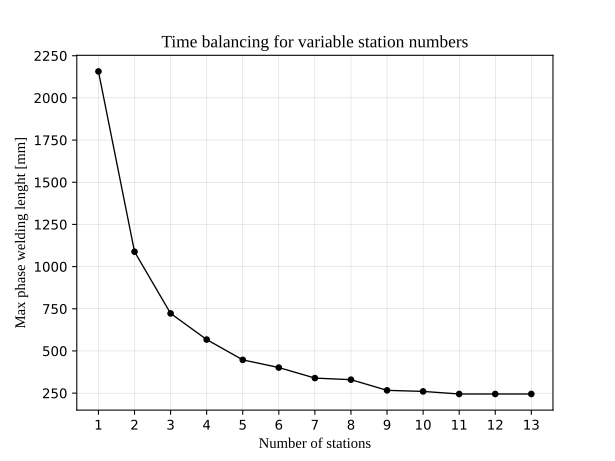

This chart was generated by the following Python code:
import os
import csv
import matplotlib.pyplot as plt


MFCS_RGB = [(153, 153, 153), (0, 101, 189), (0, 0, 0), (159, 186, 54)]


def set_cols():
    for i, sett in enumerate(MFCS_RGB):
        temp_list = []
        for elem in sett:
            temp_list.append(elem / 255)
        MFCS_RGB[i] = (temp_list[0], temp_list[1], temp_list[2])
    return MFCS_RGB


def plot_variable_num_stations(result_dict, res_dir):
    plt.figure()
    num_stations_vals = [float(x) for x in list(result_dict.keys())]
    max_phase_vals = [float(y) for y in list(result_dict.values())]
    plt.plot(
        num_stations_vals,
        max_phase_vals,
        ".-",
        color=MFCS_RGB[2],
        markersize=8,
        linewidth=1,
    )
    plt.xticks(num_stations_vals)
    plt.xlabel("Number of stations", fontname="Liberation Serif", fontsize=11)
    plt.ylabel(
        "Max phase welding lenght [mm]", fontname="Liberation Serif", fontsize=11
    )
    plt.title(
        "Time balancing for variable station numbers",
        fontname="Liberation Serif",
        fontsize=13,
    )
    plt.grid(True, linewidth=0.3, color="gray", alpha=0.4)
    plt.savefig(os.path.join(res_dir, "plot_multiple_station_numbers.svg"), dpi=1200)
    plt.close()


def get_csv_data(csv_file):
    res = {}
    with open(csv_file, mode="r", encoding="utf-8") as f:
        csv_r = csv.reader(f)
        next(csv_r)
        for row_val in csv_r:
            res[row_val[0]] = row_val[1]
    return res


if __name__ == "__main__":
    CSV_FNAME = "experiments/case_study/test_multiple_station_numbers.csv"
    set_cols()
    multiple_stations_res = get_csv_data(CSV_FNAME)
    print(multiple_stations_res)

    plot_variable_num_stations(multiple_stations_res, os.path.dirname(CSV_FNAME))
